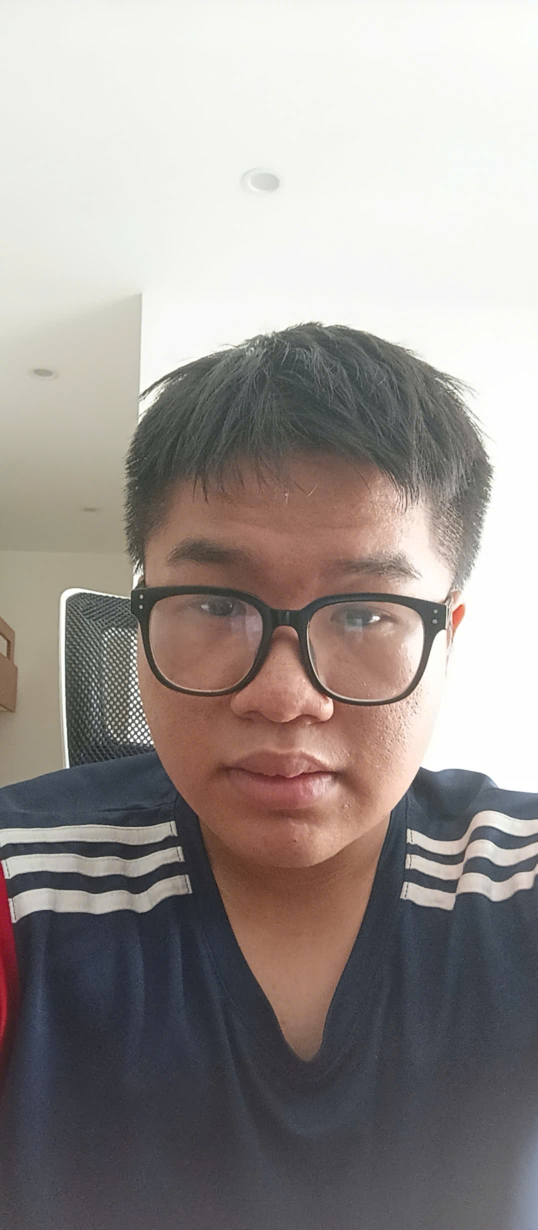
#> input picture data/raw/person_a/image.jpg, 1075 x 2460 px (shown at 1/2 size); its folder holds only this picture in this run
$ python preprocess.py
#> lines starting #> are read from the running program, lines starting #| are printed output that depends on the picture
### src/augment.py
import cv2
import numpy as np

def augment_real(face):
    """
    Tăng cường dữ liệu cho ảnh thật: Lật ngang, xoay góc ±10 độ và thay đổi độ sáng.
    Được đồng bộ 100% với logic toán học trong Phụ lục B.2 của Báo cáo.
    """
    variants = [face]

    # Lật ngang
    variants.append(cv2.flip(face, 1))

    # Xoay ±10 độ
    for angle in (-10, 10):
        M = cv2.getRotationMatrix2D((32, 32), angle, 1.0)
        variants.append(cv2.warpAffine(face, M, (64, 64)))

    # Thay đổi độ sáng
    for beta in (-30, 30):
        variants.append(cv2.convertScaleAbs(face, alpha=1.0, beta=beta))

    return variants

def make_synthetic_spoof(face):
    """
    Tạo 2 kiểu dữ liệu giả mạo (spoof): Ảnh in giấy (printed) và ảnh hiển thị qua màn hình (screen replay).
    Đồng bộ 100% với logic code trong Phụ lục B.2 của Báo cáo (dùng circle mask cho vignette).
    """
    # Đảm bảo ảnh ở đúng kích thước 64x64 như giả định trong B.2
    if face.shape[:2] != (64, 64):
        face = cv2.resize(face, (64, 64))

    # 1. Giả lập ảnh in giấy (printed)
    hsv = cv2.cvtColor(face, cv2.COLOR_BGR2HSV).astype(np.float32)
    hsv[..., 1] *= 0.5                            # giảm bão hoà: mô phỏng ảnh in
    printed = cv2.cvtColor(hsv.astype(np.uint8), cv2.COLOR_HSV2BGR)
    noise = np.random.normal(0, 8, face.shape)
    printed_with_noise = np.clip(printed.astype(np.float32) + noise, 0, 255).astype(np.uint8)
    printed = cv2.GaussianBlur(printed_with_noise, (3, 3), 0)

    # 2. Giả lập màn hình (screen replay) với vignette hình tròn
    mask = cv2.GaussianBlur(cv2.circle(
        np.zeros(face.shape[:2], np.float32), (32, 32), 38, 1.0, -1), (25, 25), 0)
    screen = (face.astype(np.float32) * mask[..., None]).astype(np.uint8)

    return [printed, screen]

### src/hog_extractor.py
import cv2
import numpy as np

"""
Thông số HOG

_WinSize      : Kích thước cửa sổ đầu vào.
                Dùng 64x64 vì khuôn mặt gần vuông.

_BlockSize    : Mỗi block gồm 2x2 cells (16x16 pixel),
                dùng để normalize độ sáng.

_BlockStride  : Block dịch chuyển 8 pixel mỗi lần,
                giúp các block chồng lấp 50%.

_CellSize     : Mỗi cell 8x8 pixel.

_nbins         : 9 hướng gradient (0° - 180°),
                mỗi bin tương ứng 20°.
"""

def create_hog():
    hog = cv2.HOGDescriptor(
        _winSize=(64, 64),
        _blockSize=(16, 16),
        _blockStride=(8, 8),
        _cellSize=(8, 8),
        _nbins=9
    )
    return hog


# Khởi tạo HOG chỉ một lần
hog = create_hog()


def extract_hog(face_img):
    """
    Trích xuất đặc trưng HOG từ ảnh khuôn mặt.

    Parameters
    ----------
    face_img : numpy.ndarray
        Ảnh BGR đầu vào.

    Returns
    -------
    numpy.ndarray
        Vector HOG dạng 1 chiều.
    """

    if face_img is None:
        raise ValueError("Ảnh đầu vào bị None.")

    # Resize về đúng kích thước nếu cần
    if face_img.shape[:2] != (64, 64):
        face_img = cv2.resize(face_img, (64, 64))

    # Chuyển sang grayscale
    gray = cv2.cvtColor(face_img, cv2.COLOR_BGR2GRAY)

    # Tính đặc trưng HOG
    hog_vector = hog.compute(gray)

    # Trả về vector 1 chiều
    return hog_vector.flatten()


# ===========================
# Test
# ===========================
# [12 lines that do not run on import are left out]

### preprocess.py
import cv2
import numpy as np
import os
from src.hog_extractor import extract_hog
from src.augment import augment_real, make_synthetic_spoof

RAW_DIR = "data/raw"
PROCESSED_DIR = "data/processed"

# Load Haar Cascade trực tiếp như trong báo cáo
face_cascade = cv2.CascadeClassifier(
    cv2.data.haarcascades + "haarcascade_frontalface_default.xml"
)

def process_identity():
    print("=== TIỀN XỬ LÝ DỮ LIỆU DANH TÍNH (IDENTITY) ===")
    X, y = [], []

    # Các nhãn thiểu số cần augment
    AUGMENT_LABELS = {"person_a", "person_b"}
    labels = ["person_a", "person_b", "unknown"]

    for label in labels:
        folder = os.path.join(RAW_DIR, label)
        if not os.path.isdir(folder):
            print(f"Không tìm thấy thư mục {folder}")
            continue

        files = [f for f in os.listdir(folder) if f.lower().endswith(('.png', '.jpg', '.jpeg'))]
        print(f"Nhãn '{label}': {len(files)} ảnh")

        for filename in files:
            img_path = os.path.join(folder, filename)
            img = cv2.imread(img_path)
#> img is the input picture: shape (2460, 1075, 3); mean B, G, R 144.7, 148.4, 155.4
            if img is None:
                continue

            # Resize ảnh nếu quá lớn để chạy cho nhanh
            h, w = img.shape[:2]
#> h = 2460; w = 1075
            if max(h, w) > 800:
                scale = 800 / max(h, w)
#> scale = 0.325
                img = cv2.resize(img, (0, 0), fx=scale, fy=scale)
#> img: shape (800, 350, 3)

            # Tiền xử lý ảnh như báo cáo mô tả: cv2.equalizeHist()
            gray = cv2.cvtColor(img, cv2.COLOR_BGR2GRAY)
            gray = cv2.equalizeHist(gray)
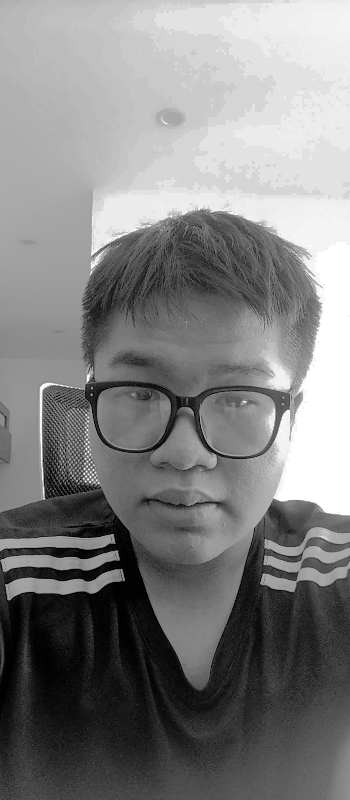
#> gray: shape (800, 350); min 0, max 255, mean 129.1

            # Detect mặt trực tiếp
            faces = face_cascade.detectMultiScale(
                gray, scaleFactor=1.05, minNeighbors=3, minSize=(30, 30)
            )
#> faces = [[182, 345, 150, 150]]

            if len(faces) == 0:
                continue

            x, y_c, w, h = faces[0]
#> x = 182; y_c = 345; w = 150; h = 150
            face_roi = img[y_c:y_c+h, x:x+w]
            face_resized = cv2.resize(face_roi, (64, 64))
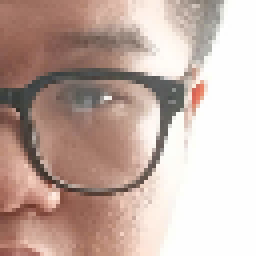
#> face_resized: shape (64, 64, 3) (shown 4 times larger); mean B, G, R 164.7, 173.5, 195.7

            # Augment
            faces_to_process = augment_real(face_resized) if label in AUGMENT_LABELS else [face_resized]
#> after the loop in augment_real, `for angle in (-10, 10):`: variants = 4 items
#> after the loop in augment_real, `for beta in (-30, 30):`: variants = 6 items
#> faces_to_process = 6 items

            for f in faces_to_process:
                hog_vec = extract_hog(f)
                X.append(hog_vec)
                y.append(label)
#> this loop made 6 passes
#> pass 1, in extract_hog, `gray = cv2.cvtColor(face_img, cv2.COLOR_BGR2GRAY)`:
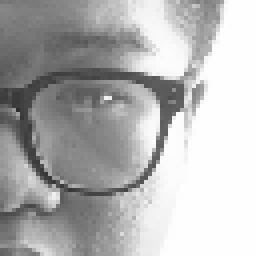
#> gray: shape (64, 64) (shown 4 times larger); min 46, max 255, mean 179.1
#> pass 3, in extract_hog (call 3), `gray = cv2.cvtColor(face_img, cv2.COLOR_BGR2GRAY)`:
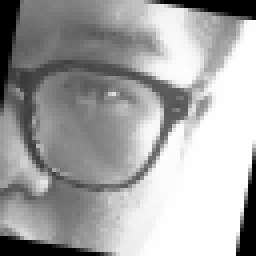
#> gray: shape (64, 64) (shown 4 times larger); min 0, max 254, mean 165.1
#> after the loop, X = 6 items; y = ['person_a', 'person_a', 'person_a', 'person_a', 'person_a', 'person_a']
#> pass 2 of the loop in process_identity, `for label in labels:`:
#> files = ['img_1783352581.jpg']
#| Nhãn 'person_b': 1 ảnh
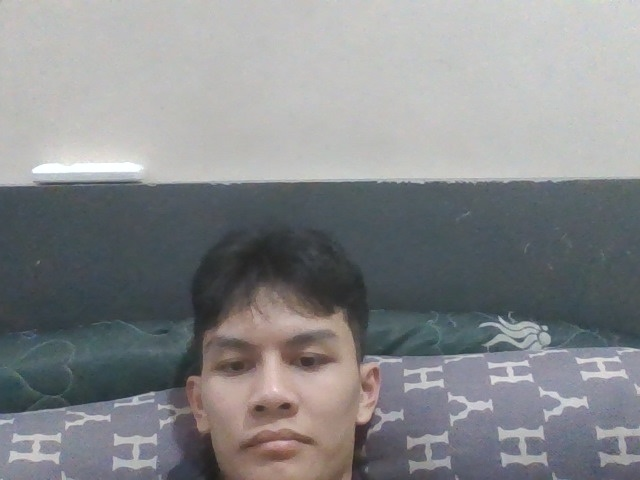
#> input picture data/raw/person_b/img_1783352581.jpg, 640 x 480 px
#> in process_identity, img is the input picture: shape (480, 640, 3); mean B, G, R 138.7, 136.6, 135.1
#> in process_identity, `gray = cv2.equalizeHist(gray)`:
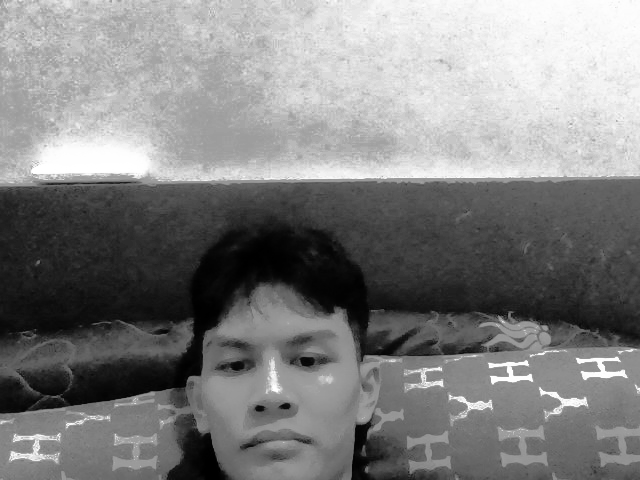
#> gray: shape (480, 640); min 0, max 255, mean 129
#> in process_identity, `faces = face_cascade.detectMultiScale( gray, scaleFactor=1.05, minNeig..`: faces = [[395, 356, 56, 56], [184, 288, 179, 179]]
#> in process_identity, `x, y_c, w, h = faces[0]`: x = 395; y_c = 356; w = 56
#> face_roi: shape (56, 56, 3)
#> the loop in augment_real (call 2), `for angle in (-10, 10):` made 2 passes
#> M on passes 1 to 2: [[0.985, -0.174, 6.04], [0.174, 0.985, -5.07]], [[0.985, 0.174, -5.07], [-0.174, 0.985, 6.04]]
#> the loop in process_identity, `for f in faces_to_process:` made 6 passes
#> after the loop in process_identity, `for f in faces_to_process:`: X = 12 items; y = ['person_a', 'person_a', 'person_a', 'person_a', 'person_a', 'person_a', 'person_b', 'person_b', 'person_b', 'person_b', 'person_b', 'person_b']

    X = np.array(X)
    y = np.array(y)

    os.makedirs(PROCESSED_DIR, exist_ok=True)
    np.save(os.path.join(PROCESSED_DIR, "X_identity.npy"), X)
    np.save(os.path.join(PROCESSED_DIR, "y_identity.npy"), y)
    print(f"Đã lưu X_identity.npy ({X.shape}) và y_identity.npy ({y.shape})\n")
#| Đã lưu X_identity.npy ((12, 1764)) và y_identity.npy ((12,))

def process_liveness():
    print("=== TIỀN XỬ LÝ DỮ LIỆU LIVENESS (THẬT/GIẢ) ===")
    X, y = [], []

    # Lấy tất cả ảnh thật từ các thư mục người dùng + thư mục real
    folders_to_read = ["person_a", "person_b", "unknown", "real"]
    files_with_paths = []

    for folder_name in folders_to_read:
        folder = os.path.join(RAW_DIR, folder_name)
        if os.path.isdir(folder):
            fs = [f for f in os.listdir(folder) if f.lower().endswith(('.png', '.jpg', '.jpeg'))]
            for f in fs:
                files_with_paths.append(os.path.join(folder, f))
#> pass 2 of the loop in process_liveness, `for folder_name in folders_to_read:`:

    print(f"Tổng số ảnh thật (Real) dùng cho Liveness: {len(files_with_paths)} ảnh")

    for img_path in files_with_paths:
        img = cv2.imread(img_path)
        if img is None:
            continue

        h, w = img.shape[:2]
#> h = 2460; w = 1075
        if max(h, w) > 800:
            scale = 800 / max(h, w)
#> scale = 0.325
            img = cv2.resize(img, (0, 0), fx=scale, fy=scale)

        gray = cv2.cvtColor(img, cv2.COLOR_BGR2GRAY)
        gray = cv2.equalizeHist(gray)

        faces = face_cascade.detectMultiScale(
            gray, scaleFactor=1.05, minNeighbors=3, minSize=(30, 30)
        )
#> faces = [[182, 345, 150, 150]]

        if len(faces) == 0:
            continue

        x, y_c, w, h = faces[0]
#> x = 182; y_c = 345; w = 150; h = 150
        face_roi = img[y_c:y_c+h, x:x+w]
        face_resized = cv2.resize(face_roi, (64, 64))

        # Ảnh Thật: Augment
        for real_face in augment_real(face_resized):
            X.append(extract_hog(real_face))
            y.append("real")
#> after the loop, X = 6 items; y = ['real', 'real', 'real', 'real', 'real', 'real']

        # Ảnh Giả mạo: Sinh synthetic spoof từ face_resized
        for spoof_face in make_synthetic_spoof(face_resized):
#> in make_synthetic_spoof, `hsv = cv2.cvtColor(face, cv2.COLOR_BGR2HSV).astype(np.float32)`:
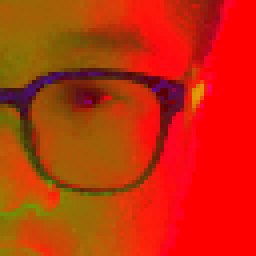
#> hsv: shape (64, 64, 3) float32 (shown 4 times larger); mean B, G, R 10.1, 47, 195.8
#> in make_synthetic_spoof, `printed_with_noise = np.clip(printed.astype(np.float32) + noise, 0, 25..`:
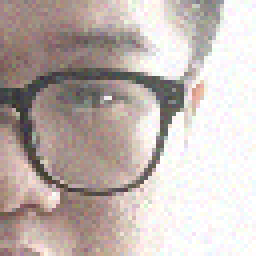
#> printed_with_noise: shape (64, 64, 3) (shown 4 times larger); mean B, G, R 178.7, 183.1, 194.4
#> in make_synthetic_spoof, `printed = cv2.GaussianBlur(printed_with_noise, (3, 3), 0)`:
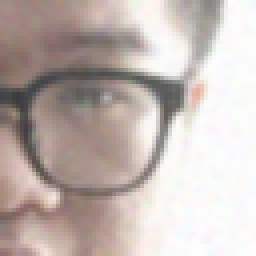
#> printed: shape (64, 64, 3) (shown 4 times larger); mean B, G, R 178.8, 183.2, 194.5
            X.append(extract_hog(spoof_face))
            y.append("spoof")
            # Tăng cường fake bằng cách lật để cân bằng số lượng
            X.append(extract_hog(cv2.flip(spoof_face, 1)))
            y.append("spoof")
#> this loop made 2 passes
#> after the loop, X = 10 items; y = ['real', 'real', 'real', 'real', 'real', 'real', 'spoof', 'spoof', 'spoof', 'spoof']
#> pass 2 of the loop in process_liveness, `for img_path in files_with_paths:`:
#> in process_liveness, `faces = face_cascade.detectMultiScale( gray, scaleFactor=1.05, minNeig..`: faces = [[395, 356, 56, 56], [184, 288, 179, 179]]
#> in process_liveness, `x, y_c, w, h = faces[0]`: x = 395; y_c = 356; w = 56
#> the loop in process_liveness, `for real_face in augment_real(face_resized):` made 6 passes
#> after the loop in process_liveness, `for real_face in augment_real(face_resized):`: X = 16 items; y = ['real', 'real', 'real', 'real', 'real', 'real', 'spoof', 'spoof', 'spoof', 'spoof', 'real', 'real', 'real', 'real', 'real', 'real']
#> in make_synthetic_spoof (call 2), `printed_with_noise = np.clip(printed.astype(np.float32) + noise, 0, 25..`:
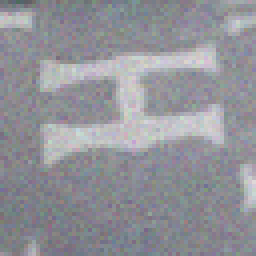
#> printed_with_noise: shape (64, 64, 3) (shown 4 times larger); mean B, G, R 153.1, 146.8, 146.2
#> the loop in process_liveness, `for spoof_face in make_synthetic_spoof(face_resized):` made 2 passes
#> after the loop in process_liveness, `for spoof_face in make_synthetic_spoof(face_resized):`: X = 20 items; y = ['real', 'real', 'real', 'real', 'real', 'real', 'spoof', 'spoof', 'spoof', 'spoof', 'real', 'real', 'real', 'real', 'real', 'real', 'spoof', 'spoof', 'spoof', 'spoof']

    X = np.array(X)
    y = np.array(y)

    os.makedirs(PROCESSED_DIR, exist_ok=True)
    np.save(os.path.join(PROCESSED_DIR, "X_liveness.npy"), X)
    np.save(os.path.join(PROCESSED_DIR, "y_liveness.npy"), y)
    print(f"Đã lưu X_liveness.npy ({X.shape}) và y_liveness.npy ({y.shape})\n")
#| Đã lưu X_liveness.npy ((20, 1764)) và y_liveness.npy ((20,))

if __name__ == "__main__":
    process_identity()
    process_liveness()
